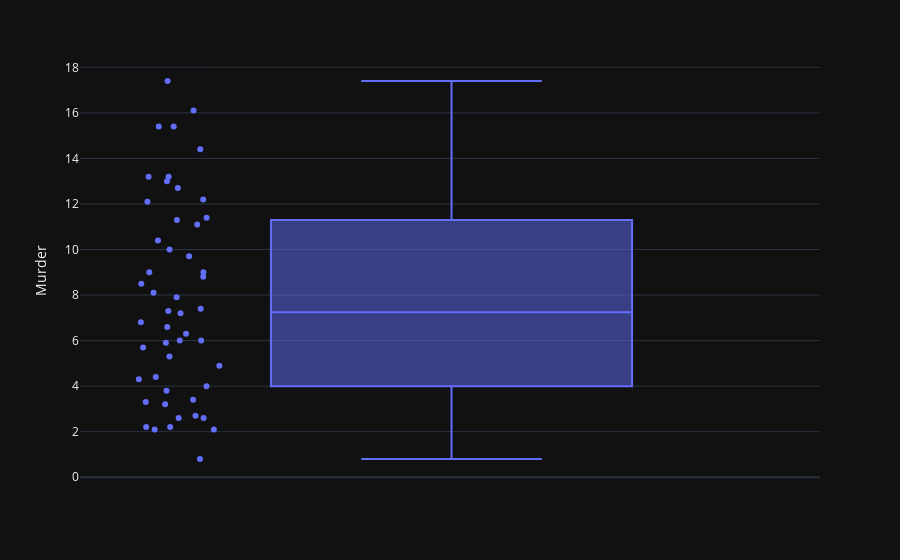
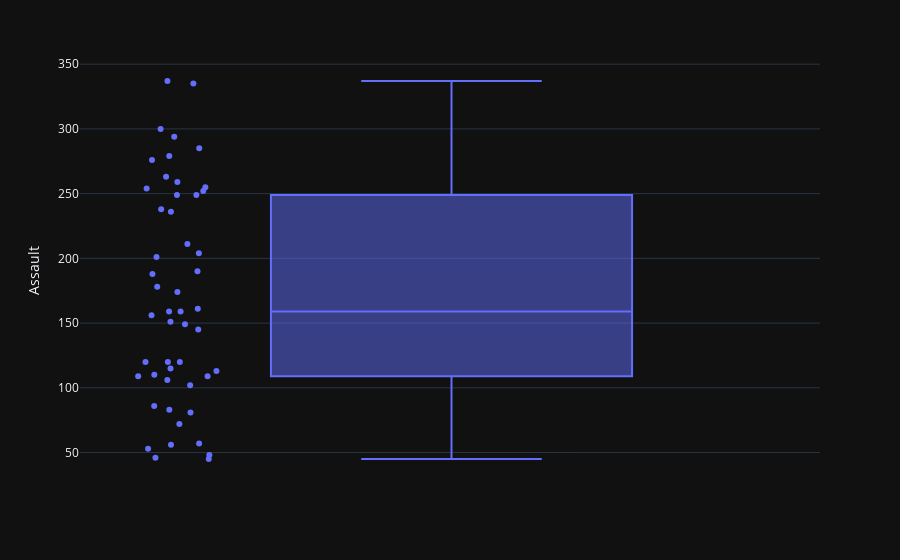
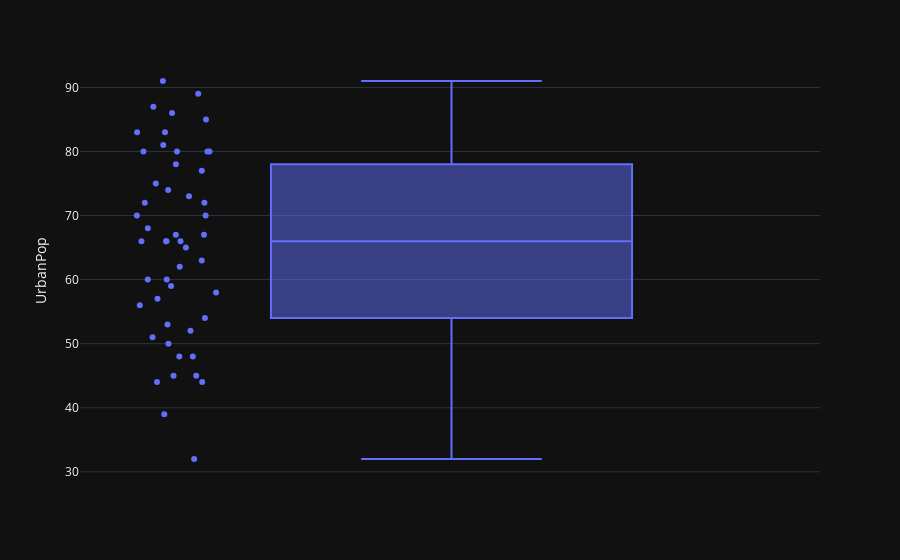
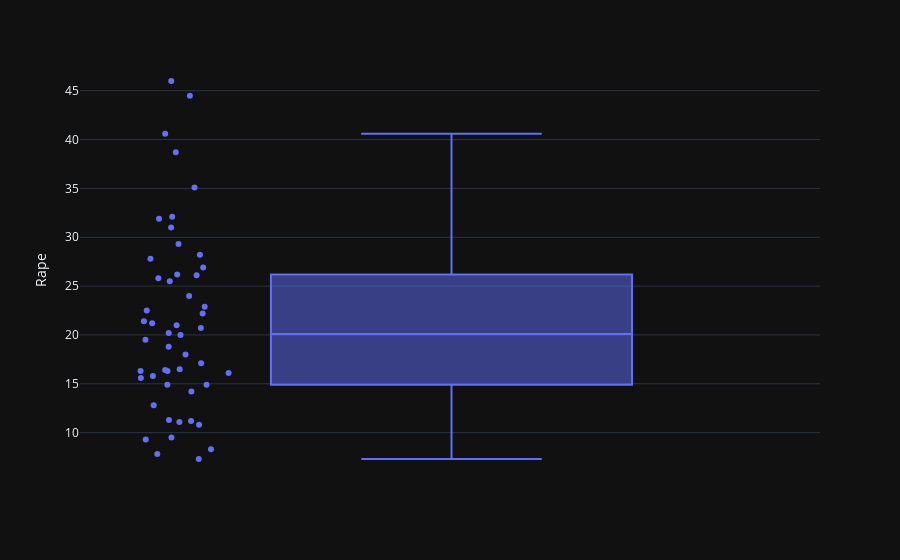

These figures' notebook cell, in order:
### Code cell
import plotly.express as px

def box(dataframe, col):
    fig = px.box(dataframe, y=col, points="all")
    fig.update_layout(template = 'plotly_dark')
    fig.show()
    

for i in df.columns[1:]:
    box(df, i)

### Figure 1 — Plotly figure (JSON) as saved in the notebook; plotly's stock layout.template omitted (floating-point values rounded to 4 significant figures)
{"data": [{"alignmentgroup": "True", "boxpoints": "all", "hovertemplate": "Murder=%{y}<extra></extra>", "legendgroup": "", "marker": {"color": "#636efa"}, "name": "", "notched": false, "offsetgroup": "", "orientation": "v", "showlegend": false, "x0": " ", "xaxis": "x", "y": [13.2, 10, 8.1, 8.8, 9, 7.9, 3.3, 5.9, 15.4, 17.4, 5.3, 2.6, 10.4, 7.2, 2.2, 6, 9.7, 15.4, 2.1, 11.3, 4.4, 12.1, 2.7, 16.1, 9, 6, 4.3, 12.2, 2.1, 7.4, 11.4, 11.1, 13, 0.8, 7.3, 6.6, 4.9, 6.3, 3.4, 14.4, 3.8, 13.2, 12.7, 3.2, 2.2, 8.5, 4, 5.7, 2.6, 6.8], "y0": " ", "yaxis": "y", "type": "box"}], "layout": {"xaxis": {"anchor": "y", "domain": [0, 1], "type": "category", "range": [-0.5033, 0.5], "autorange": true}, "yaxis": {"anchor": "x", "domain": [0, 1], "title": {"text": "Murder"}, "type": "linear", "range": [-0.1222, 18.32], "autorange": true}, "legend": {"tracegroupgap": 0}, "margin": {"t": 60}, "boxmode": "group", "autosize": true}}

### Figure 2 — Plotly figure (JSON) as saved in the notebook; plotly's stock layout.template omitted (floating-point values rounded to 4 significant figures)
{"data": [{"alignmentgroup": "True", "boxpoints": "all", "hovertemplate": "Assault=%{y}<extra></extra>", "legendgroup": "", "marker": {"color": "#636efa"}, "name": "", "notched": false, "offsetgroup": "", "orientation": "v", "showlegend": false, "x0": " ", "xaxis": "x", "y": [236, 263, 294, 190, 276, 204, 110, 238, 335, 211, 46, 120, 249, 113, 56, 115, 109, 249, 83, 300, 149, 255, 72, 259, 178, 109, 102, 252, 57, 159, 285, 254, 337, 45, 120, 151, 159, 106, 174, 279, 86, 188, 201, 120, 48, 156, 145, 81, 53, 161], "y0": " ", "yaxis": "y", "type": "box"}], "layout": {"xaxis": {"anchor": "y", "domain": [0, 1], "type": "category", "range": [-0.5033, 0.5], "autorange": true}, "yaxis": {"anchor": "x", "domain": [0, 1], "title": {"text": "Assault"}, "type": "linear", "range": [28.78, 353.2], "autorange": true}, "legend": {"tracegroupgap": 0}, "margin": {"t": 60}, "boxmode": "group", "autosize": true}}

### Figure 3 — Plotly figure (JSON) as saved in the notebook; plotly's stock layout.template omitted (floating-point values rounded to 4 significant figures)
{"data": [{"alignmentgroup": "True", "boxpoints": "all", "hovertemplate": "UrbanPop=%{y}<extra></extra>", "legendgroup": "", "marker": {"color": "#636efa"}, "name": "", "notched": false, "offsetgroup": "", "orientation": "v", "showlegend": false, "x0": " ", "xaxis": "x", "y": [58, 48, 80, 50, 91, 78, 77, 72, 80, 60, 83, 54, 83, 65, 57, 66, 52, 66, 51, 67, 85, 74, 66, 44, 70, 53, 62, 81, 56, 89, 70, 86, 45, 44, 75, 68, 67, 72, 87, 48, 45, 59, 80, 80, 32, 63, 73, 39, 66, 60], "y0": " ", "yaxis": "y", "type": "box"}], "layout": {"xaxis": {"anchor": "y", "domain": [0, 1], "type": "category", "range": [-0.5033, 0.5], "autorange": true}, "yaxis": {"anchor": "x", "domain": [0, 1], "title": {"text": "UrbanPop"}, "type": "linear", "range": [28.72, 94.28], "autorange": true}, "legend": {"tracegroupgap": 0}, "margin": {"t": 60}, "boxmode": "group", "autosize": true}}

### Figure 4 — Plotly figure (JSON) as saved in the notebook; plotly's stock layout.template omitted (floating-point values rounded to 4 significant figures)
{"data": [{"alignmentgroup": "True", "boxpoints": "all", "hovertemplate": "Rape=%{y}<extra></extra>", "legendgroup": "", "marker": {"color": "#636efa"}, "name": "", "notched": false, "offsetgroup": "", "orientation": "v", "showlegend": false, "x0": " ", "xaxis": "x", "y": [21.2, 44.5, 31, 19.5, 40.6, 38.7, 11.1, 15.8, 31.9, 25.8, 20.2, 14.2, 24, 21, 11.3, 18, 16.3, 22.2, 7.8, 27.8, 16.3, 35.1, 14.9, 17.1, 28.2, 16.4, 16.5, 46, 9.5, 18.8, 32.1, 26.1, 16.1, 7.3, 21.4, 20, 29.3, 14.9, 8.3, 22.5, 12.8, 26.9, 25.5, 22.9, 11.2, 20.7, 26.2, 9.3, 10.8, 15.6], "y0": " ", "yaxis": "y", "type": "box"}], "layout": {"xaxis": {"anchor": "y", "domain": [0, 1], "type": "category", "range": [-0.5033, 0.5], "autorange": true}, "yaxis": {"anchor": "x", "domain": [0, 1], "title": {"text": "Rape"}, "type": "linear", "range": [5.15, 48.15], "autorange": true}, "legend": {"tracegroupgap": 0}, "margin": {"t": 60}, "boxmode": "group", "autosize": true}}
